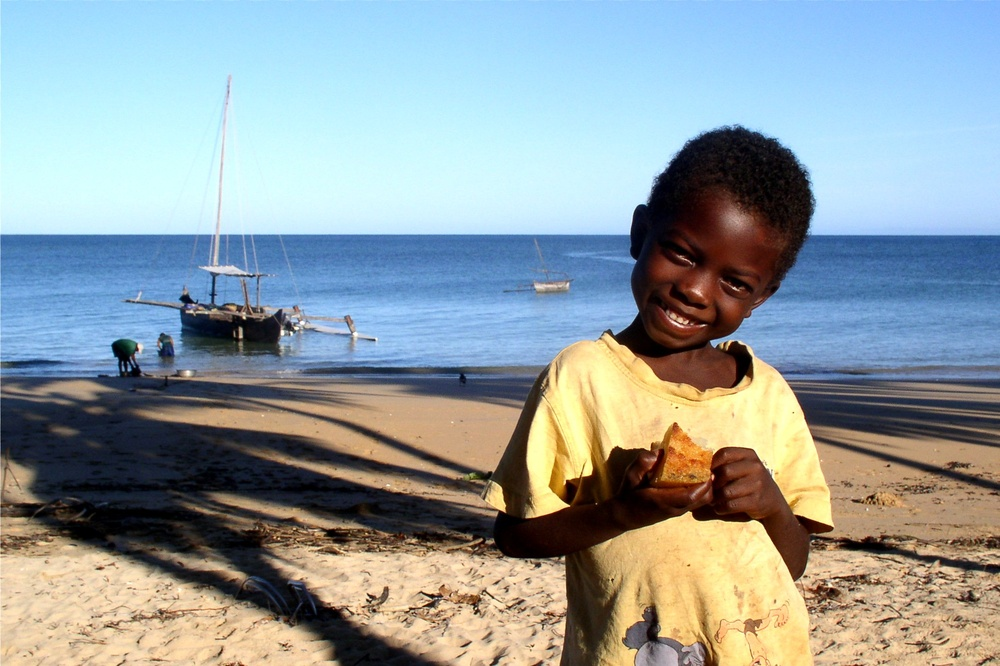
#> input picture Python aplikacija/example.jpeg, 1000 x 666 px, shrunk from 2059 x 1372 before the run
$ python frei-chen.py example.jpeg 1.0   (older library calls are emulated)
#> lines starting #> are read from the running program, lines starting #| are printed output that depends on the picture; after the words box and inside, x2 and y2 are one past the last pixel; in counts of white or black regions, pixels touching at a corner belong together
import sys
import os
import cv2
import math
import numpy as np
import mahotas as mh
from matplotlib import pyplot as plt

imagePath = sys.argv[1]

if not os.path.isfile(imagePath):
	raise ValueError('File not found')

image = cv2.imread(imagePath, 0)
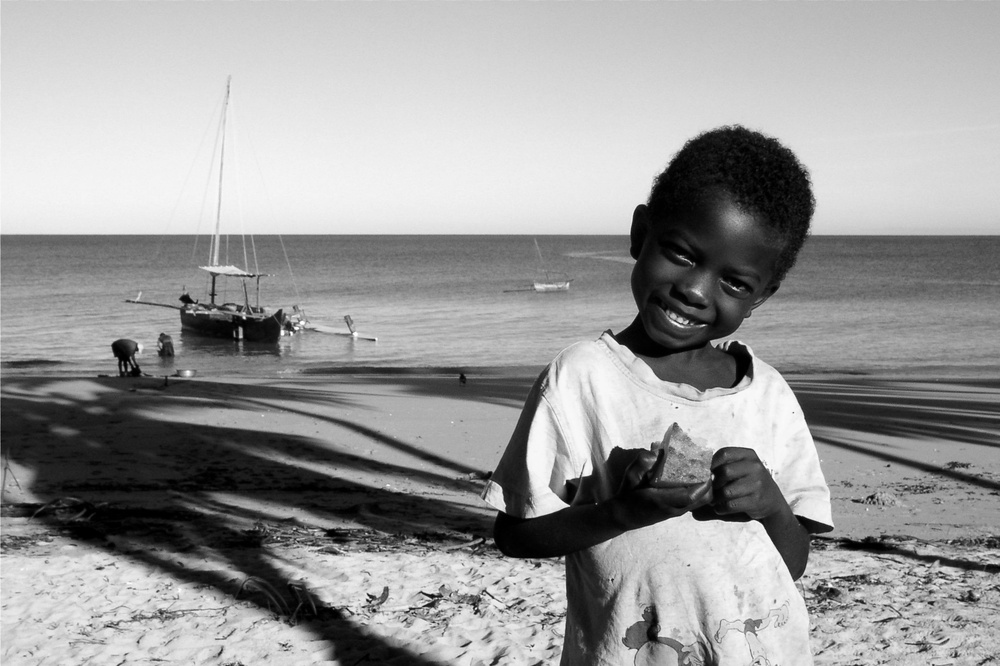
#> image: shape (666, 1000); min 0, max 255, mean 154.8
threshold = float(sys.argv[2])


g1 = [[1, math.sqrt(2), 1], [0, 0, 0], [-1, -math.sqrt(2), -1]]

for row in range(len(g1)):
	for column in range(len(g1[row])):
		g1[row][column] *= (1 / 2 * math.sqrt(2))


g2 = [[1, 0, -1], [math.sqrt(2), 0, -math.sqrt(2)], [1, 0, -1]]
for row in range(len(g2)):
	for column in range(len(g2[row])):
		g2[row][column] *= (1 / 2 * math.sqrt(2))

g3 = [[-1, 0, math.sqrt(2)], [1, 0, -1], [-math.sqrt(2), 1, 0]]
for row in range(len(g3)):
	for column in range(len(g3[row])):
		g3[row][column] *= (1 / 2 * math.sqrt(2))

g4 =[[math.sqrt(2), -1, 0], [-1, 0, 1], [0, 1, -math.sqrt(2)]]
for row in range(len(g4)):
	for column in range(len(g4[row])):
		g4[row][column] *= (1 / 2 * math.sqrt(2))

g5 = [[0, 1, 0], [-1, 0, -1], [0, 1, 0]]
for row in range(len(g5)):
	for column in range(len(g5[row])):
		g5[row][column] *= (1 / 2)

g6 = [[-1, 0, 1], [0, 0, 0], [1, 0, -1]]
for row in range(len(g6)):
	for column in range(len(g6[row])):
		g6[row][column] *= (1 / 2)

g7 = [[1, -2, 1], [-2, 4, -2], [1, -2, 1]]
for row in range(len(g7)):
	for column in range(len(g7[row])):
		g7[row][column] *= (1 / 6)

g8 = [[-2, 1, -2], [1, 4, 1], [-2, 1, -2]]
for row in range(len(g8)):
	for column in range(len(g8[row])):
		g8[row][column] *= (1 / 6)

g9 = [[1, 1, 1], [1, 1, 1], [1, 1, 1]]
for row in range(len(g9)):
	for column in range(len(g9[row])):
		g9[row][column] *= (1 / 3)


g1 = np.array([np.array(x, dtype='float32') for x in g1], dtype='float32')
g2 = np.array([np.array(x, dtype='float32') for x in g2], dtype='float32')
g3 = np.array([np.array(x, dtype='float32') for x in g3], dtype='float32')
g4 = np.array([np.array(x, dtype='float32') for x in g4], dtype='float32')
g5 = np.array([np.array(x, dtype='float32') for x in g5], dtype='float32')
g6 = np.array([np.array(x, dtype='float32') for x in g6], dtype='float32')
g7 = np.array([np.array(x, dtype='float32') for x in g7], dtype='float32')
g8 = np.array([np.array(x, dtype='float32') for x in g8], dtype='float32')
g9 = np.array([np.array(x, dtype='float32') for x in g9], dtype='float32')


filtered_image1 = cv2.filter2D(src=image, ddepth=-1, kernel=g1)
filtered_image1 = np.square(filtered_image1)
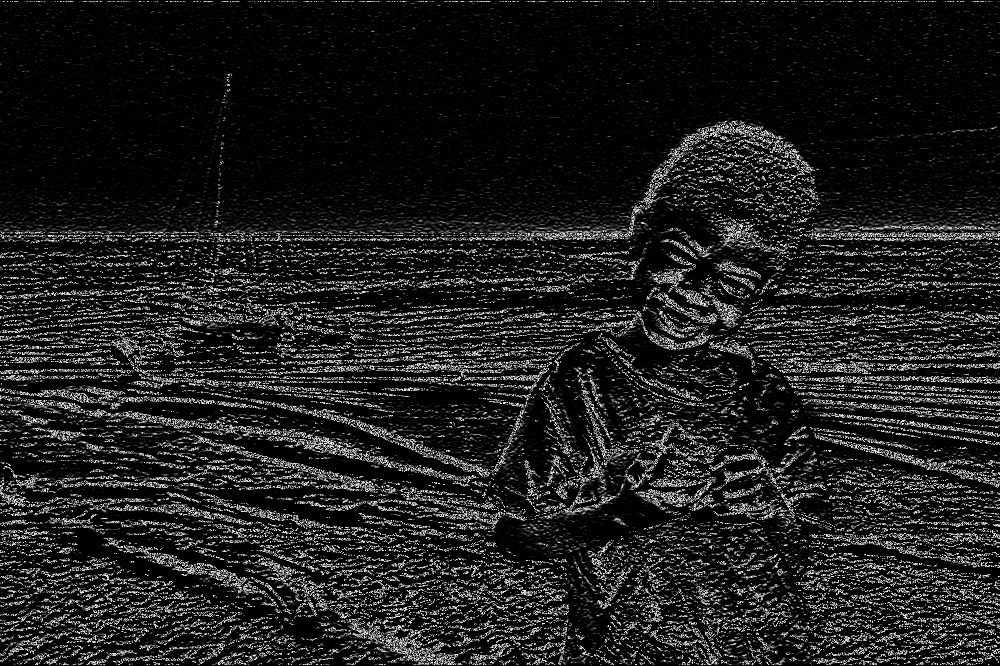
#> filtered_image1: shape (666, 1000); min 0, max 249, mean 29.2
filtered_image2 = cv2.filter2D(src=image, ddepth=-1, kernel=g2)
filtered_image2 = np.square(filtered_image2)
filtered_image3 = cv2.filter2D(src=image, ddepth=-1, kernel=g3)
filtered_image3 = np.square(filtered_image3)
filtered_image4 = cv2.filter2D(src=image, ddepth=-1, kernel=g4)
filtered_image4 = np.square(filtered_image4)
filtered_image5 = cv2.filter2D(src=image, ddepth=-1, kernel=g5)
filtered_image5 = np.square(filtered_image5)
filtered_image6 = cv2.filter2D(src=image, ddepth=-1, kernel=g6)
filtered_image6 = np.square(filtered_image6)
filtered_image7 = cv2.filter2D(src=image, ddepth=-1, kernel=g7)
filtered_image7 = np.square(filtered_image7)
filtered_image8 = cv2.filter2D(src=image, ddepth=-1, kernel=g8)
filtered_image8 = np.square(filtered_image8)
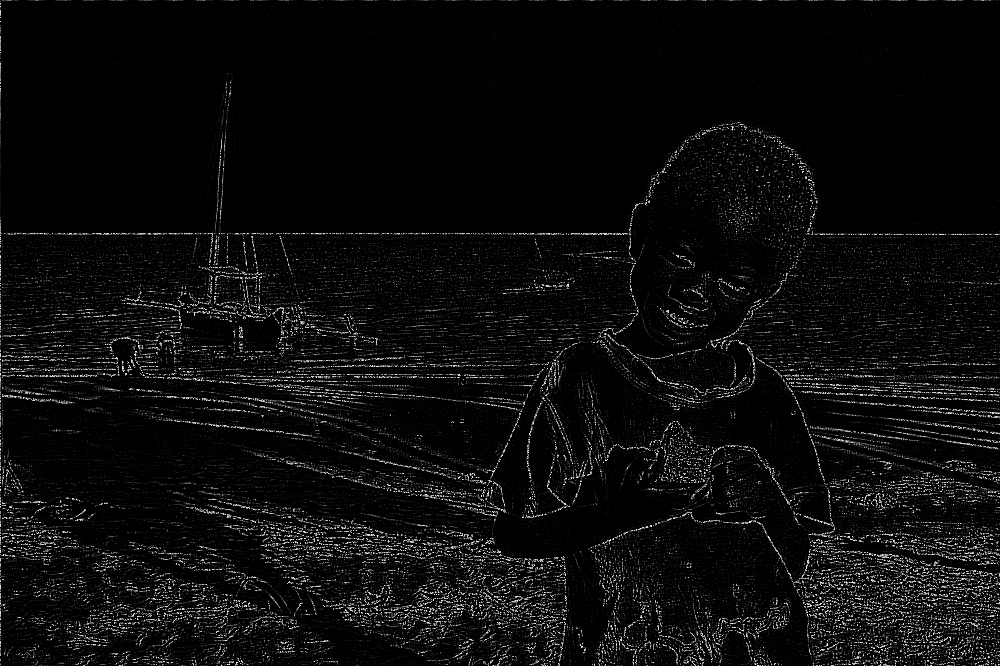
#> filtered_image8: shape (666, 1000); min 0, max 249, mean 11.7
filtered_image9 = cv2.filter2D(src=image, ddepth=-1, kernel=g9)
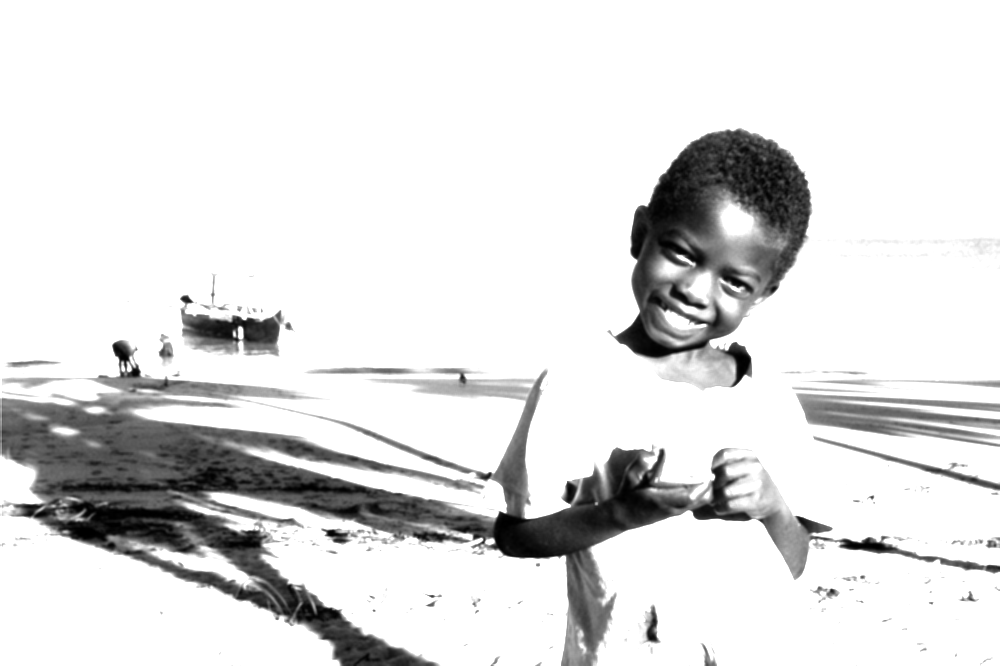
#> filtered_image9: shape (666, 1000); min 0, max 255, mean 223.5
filtered_image9 = np.square(filtered_image9)
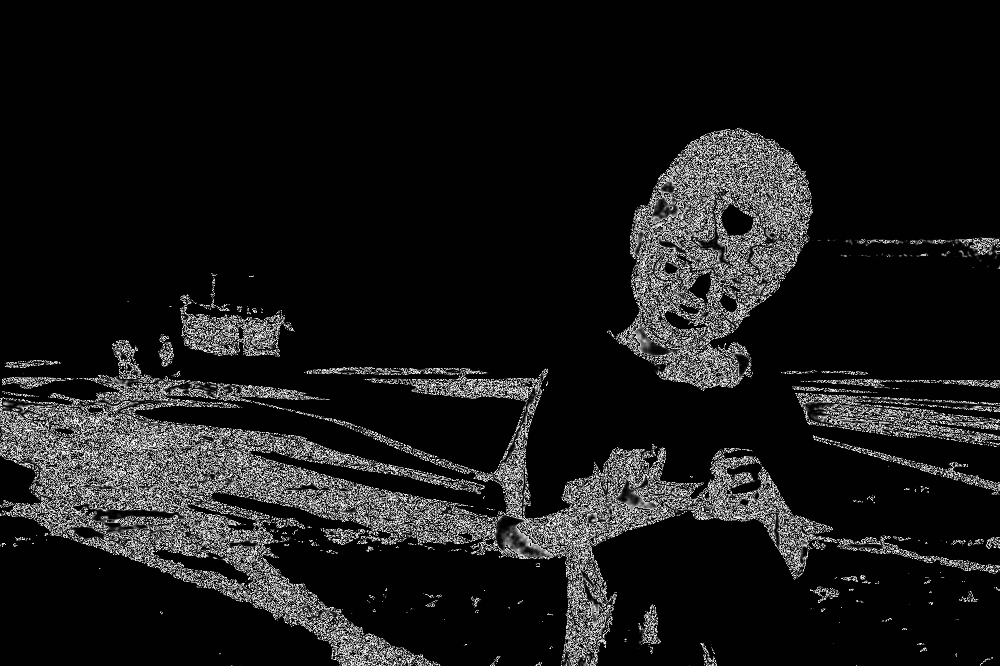
#> filtered_image9: shape (666, 1000); min 0, max 249, mean 24


S = cv2.add(filtered_image1, filtered_image2)
S = cv2.add(S, filtered_image3)
S = cv2.add(S, filtered_image4)
S = cv2.add(S, filtered_image5)
S = cv2.add(S, filtered_image6)
S = cv2.add(S, filtered_image7)
S = cv2.add(S, filtered_image8)
S = cv2.add(S, filtered_image9)
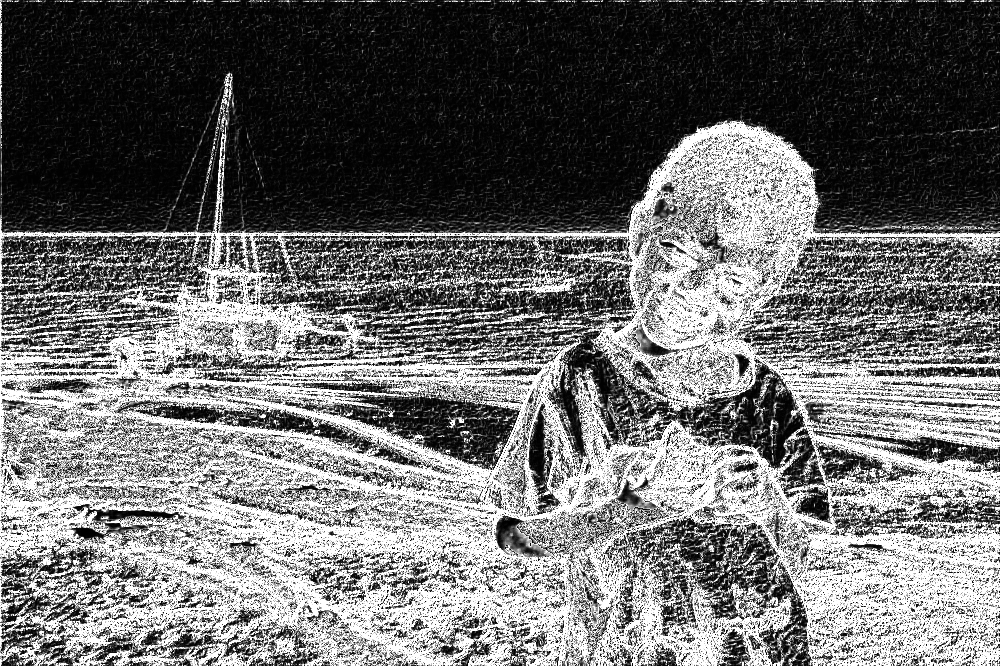
#> S: shape (666, 1000); min 0, max 255, mean 109.2


M = cv2.add(filtered_image1, filtered_image2)
M = cv2.add(M, filtered_image3)
M = cv2.add(M, filtered_image4)

final = np.cos(np.sqrt(np.divide(M, S, where=M!=0)))
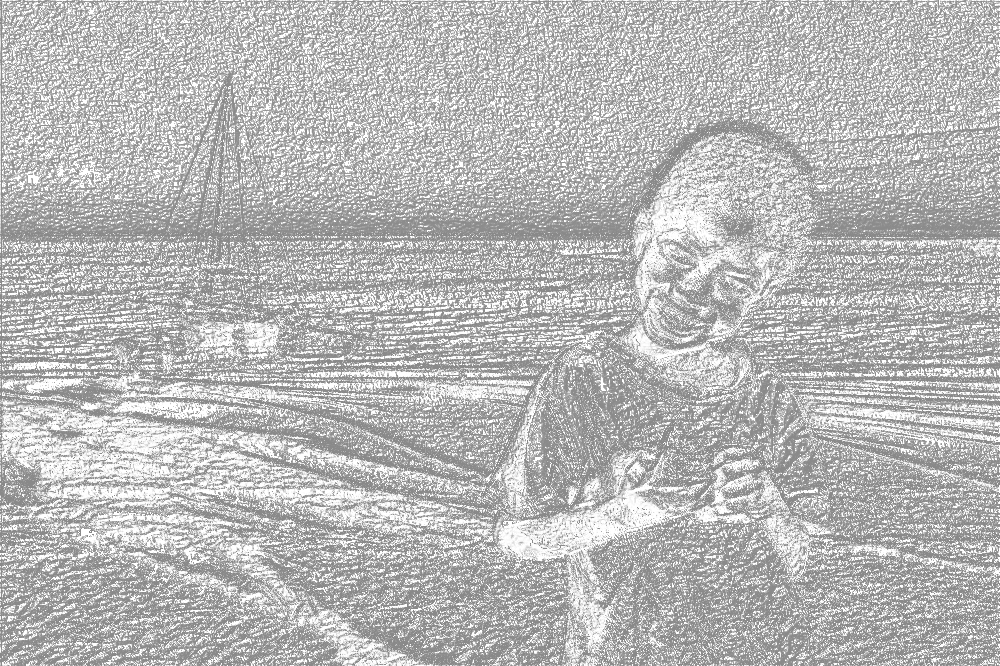
#> final: shape (666, 1000) float64; min 0.54, max 1, mean 0.726

_, final = cv2.threshold(final, threshold / 100, 255, cv2.THRESH_BINARY)
#> final: shape (666, 1000) float64; every value is 255

plt.title('Frei-chen, threshold = ' + str(int(threshold)) + '%')
plt.imshow(final, cmap='gray')
plt.show()
